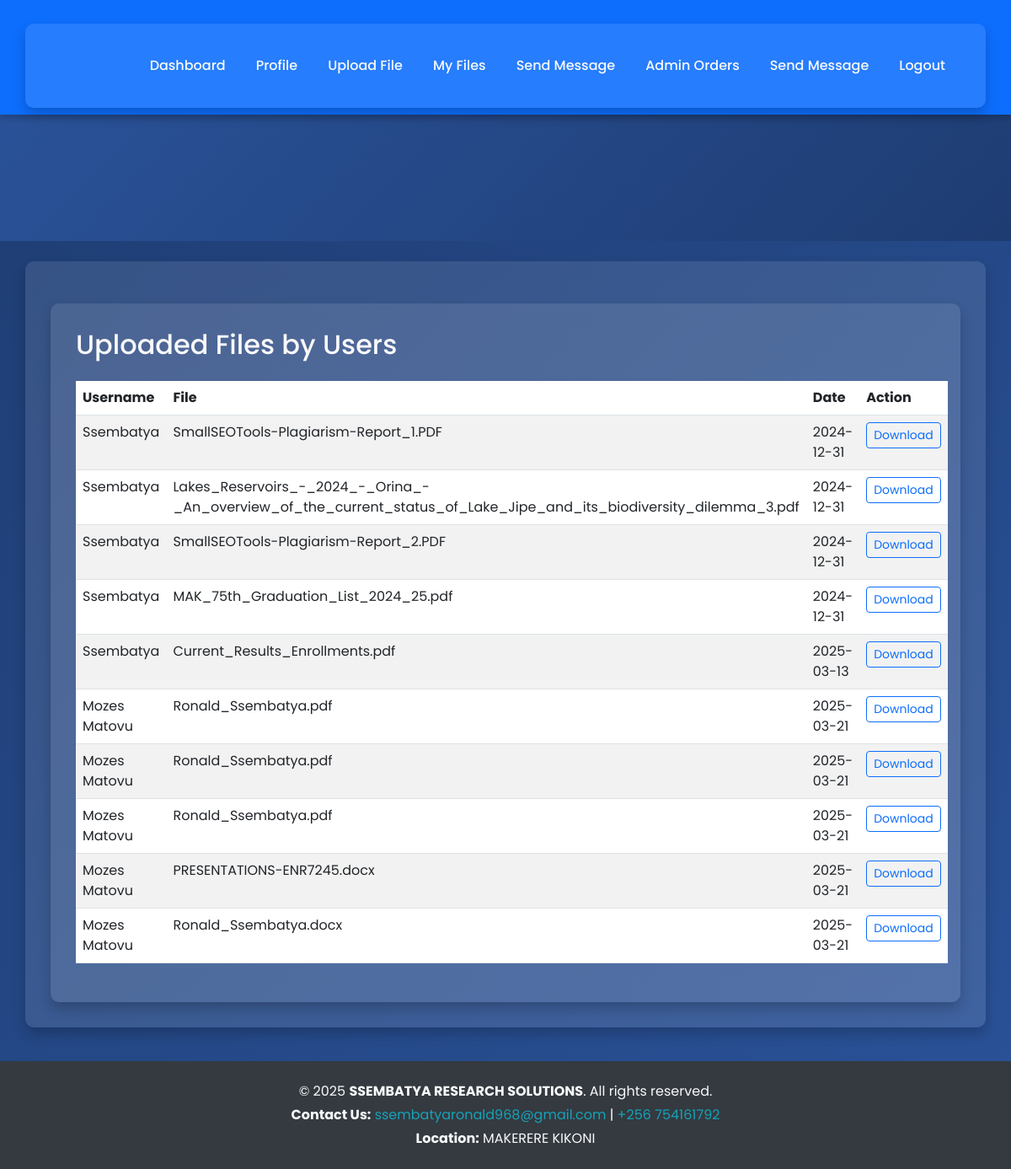
/admin/files (signed in), run on the app's committed database.
### tables this page shows
CREATE TABLE files (
            id INTEGER PRIMARY KEY AUTOINCREMENT,
            user_id INTEGER,
            filename TEXT,
            upload_date TEXT,
            FOREIGN KEY(user_id) REFERENCES users(id)
        );

CREATE TABLE "users" (
 id INTEGER PRIMARY KEY AUTOINCREMENT,
username TEXT UNIQUE,
password TEXT,
email TEXT,
phone_number TEXT,
is_admin INTEGER DEFAULT 0
);

### app.py (the view)
@app.route('/admin/files')
@login_required
def admin_files():
    if not current_user.is_admin:
        flash("Access denied.", "danger")
        return redirect(url_for('index'))
    conn = sqlite3.connect('database.db')
    cursor = conn.cursor()
    cursor.execute("""
        SELECT users.username, files.filename, files.upload_date
        FROM files
        JOIN users ON files.user_id = users.id
    """)
    uploads = cursor.fetchall()
    conn.close()
    return render_template('admin_files.html', uploads=uploads)

### app.py (called while the page is built, shortened)
@login_manager.user_loader
def load_user(user_id):
    conn = sqlite3.connect('database.db')
    cursor = conn.cursor()
    cursor.execute("SELECT id, username, is_admin FROM users WHERE id = ?", (user_id,))
    user = cursor.fetchone()
    conn.close()
    if user:
        return User(id=user[0], username=user[1], is_admin=user[2])
    return None

@app.context_processor
def inject_unread_message_count():
    return dict(unread_count=0)

### templates/admin_files.html (shortened to what this page needs)
{% extends "base.html" %}
{% block content %}
<div class="container">
    <h2 class="mb-4">Uploaded Files by Users</h2>
    {% if uploads %}
    <table class="table table-striped">
        <thead>
            <tr>
                <th>Username</th>
                <th>File</th>
                <th>Date</th>
                <th>Action</th>
            </tr>
        </thead>
        <tbody>
            {% for upload in uploads %}
            <tr>
                <td>{{ upload[0] }}</td>
                <td>{{ upload[1] }}</td>
                <td>{{ upload[2] }}</td>
                <td>
                    <a href="{{ url_for('download_file', filename=upload[1]) }}" class="btn btn-sm btn-outline-primary">Download</a>
                </td>
            </tr>
            {% endfor %}
        </tbody>
    </table>
    {% else %}
    <p>No files uploaded yet.</p>
    {% endif %}
</div>
{% endblock %}

### templates/base.html (style rules this page uses)
body { font-family: 'Poppins', sans-serif; margin: 0; padding: 0; background: linear-gradient(135deg, #1e3c72, #2a5298); color: #f8f9fa; }
.container { background: rgba(255, 255, 255, 0.1); color: #f8f9fa; border-radius: 10px; padding: 30px; box-shadow: 0 8px 15px rgba(0, 0, 0, 0.2); margin-top: 20px; }

### data on the page
files: username "Ssembatya", filename "SmallSEOTools-Plagiarism-Report_1.PDF", upload_date "2024-12-31"
files: username "Ssembatya", filename "Lakes_Reservoirs_-_2024_-_Orina_-_An_overview_of_the_current_status_of_Lake_Jipe_and_its_biodiversity_dilemma_3.pdf", upload_date "2024-12-31"
files: username "Ssembatya", filename "SmallSEOTools-Plagiarism-Report_2.PDF", upload_date "2024-12-31"
files: username "Ssembatya", filename "MAK_75th_Graduation_List_2024_25.pdf", upload_date "2024-12-31"
files: username "Ssembatya", filename "Current_Results_Enrollments.pdf", upload_date "2025-03-13"
files: username "Mozes Matovu", filename "Ronald_Ssembatya.pdf", upload_date "2025-03-21"
files: username "Mozes Matovu", filename "Ronald_Ssembatya.pdf", upload_date "2025-03-21"
files: username "Mozes Matovu", filename "Ronald_Ssembatya.pdf", upload_date "2025-03-21"
files: username "Mozes Matovu", filename "PRESENTATIONS-ENR7245.docx", upload_date "2025-03-21"
files: username "Mozes Matovu", filename "Ronald_Ssembatya.docx", upload_date "2025-03-21"
